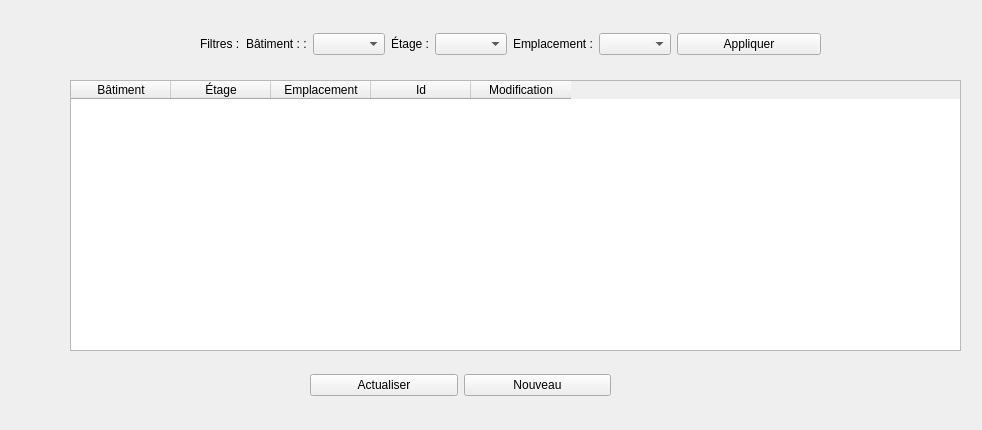
<?xml version="1.0" encoding="UTF-8"?>
<ui version="4.0">
 <class>IhmLieux</class>
 <widget class="QWidget" name="IhmLieux">
  <property name="geometry">
   <rect>
    <x>0</x>
    <y>0</y>
    <width>982</width>
    <height>430</height>
   </rect>
  </property>
  <property name="windowTitle">
   <string>Form</string>
  </property>
  <widget class="QTableWidget" name="tableWidgetLieux">
   <property name="geometry">
    <rect>
     <x>70</x>
     <y>80</y>
     <width>891</width>
     <height>271</height>
    </rect>
   </property>
   <column>
    <property name="text">
     <string>Bâtiment</string>
    </property>
   </column>
   <column>
    <property name="text">
     <string>Étage</string>
    </property>
   </column>
   <column>
    <property name="text">
     <string>Emplacement</string>
    </property>
   </column>
   <column>
    <property name="text">
     <string>Id</string>
    </property>
   </column>
   <column>
    <property name="text">
     <string>Modification</string>
    </property>
   </column>
  </widget>
  <widget class="QWidget" name="layoutWidget">
   <property name="geometry">
    <rect>
     <x>200</x>
     <y>30</y>
     <width>621</width>
     <height>28</height>
    </rect>
   </property>
   <layout class="QHBoxLayout" name="horizontalLayout_2">
    <item>
     <layout class="QHBoxLayout" name="horizontalLayout">
      <item>
       <widget class="QLabel" name="label">
        <property name="text">
         <string>Filtres :</string>
        </property>
       </widget>
      </item>
      <item>
       <widget class="QLabel" name="label_2">
        <property name="text">
         <string>Bâtiment : :</string>
        </property>
       </widget>
      </item>
      <item>
       <widget class="QComboBox" name="comboBoxBatiment"/>
      </item>
      <item>
       <widget class="QLabel" name="label_3">
        <property name="text">
         <string>Étage :</string>
        </property>
       </widget>
      </item>
      <item>
       <widget class="QComboBox" name="comboBoxEtage"/>
      </item>
      <item>
       <widget class="QLabel" name="label_4">
        <property name="text">
         <string>Emplacement :</string>
        </property>
       </widget>
      </item>
      <item>
       <widget class="QComboBox" name="comboBoxEmplacement"/>
      </item>
     </layout>
    </item>
    <item>
     <widget class="QPushButton" name="pushButton_2">
      <property name="text">
       <string>Appliquer</string>
      </property>
     </widget>
    </item>
   </layout>
  </widget>
  <widget class="QWidget" name="">
   <property name="geometry">
    <rect>
     <x>310</x>
     <y>360</y>
     <width>301</width>
     <height>51</height>
    </rect>
   </property>
   <layout class="QHBoxLayout" name="horizontalLayout_3">
    <item>
     <widget class="QPushButton" name="pushButtonActualiser">
      <property name="text">
       <string>Actualiser</string>
      </property>
     </widget>
    </item>
    <item>
     <widget class="QPushButton" name="pushButtonNouveau">
      <property name="text">
       <string>Nouveau</string>
      </property>
      <property name="icon">
       <iconset resource="Images.qrc">
        <normaloff>:/img/images/ajouterIcon.png</normaloff>:/img/images/ajouterIcon.png</iconset>
      </property>
     </widget>
    </item>
   </layout>
  </widget>
 </widget>
 <resources>
  <include location="Images.qrc"/>
 </resources>
 <connections/>
</ui>
